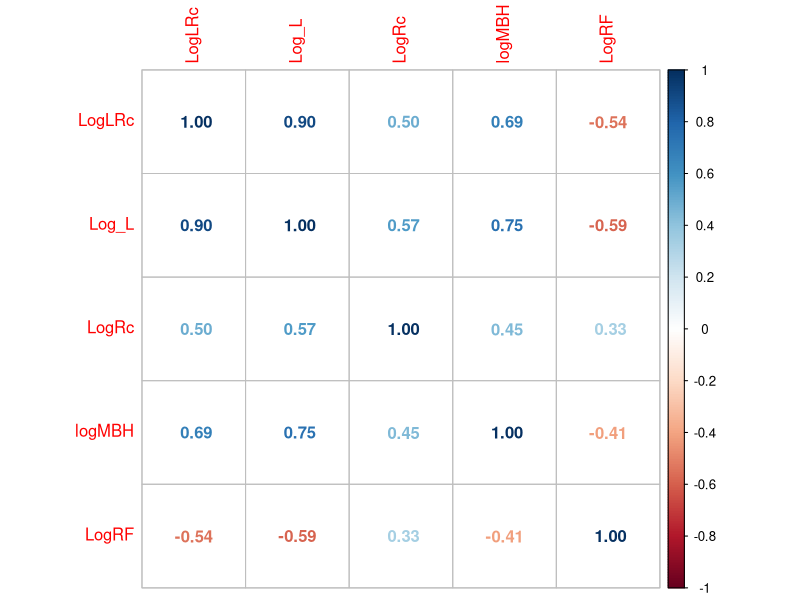

Write R code to recreate this figure. (Note: this script raises an error after producing the figure.)
require(mclust)
require(magrittr)
require(dplyr)
require(corrplot)

# First data Sikora

Sikora_data <-read.csv("..//dataset/Sikora_M.csv")


# Correlation between parameters
M <-cor(Sikora_data[,c(1:5)])
corrplot(M, method="number")

# Caso 1, includindo Log_L, LcorrM, LogRF

dc1 <- Mclust(Sikora_data[,c("Log_L","LcorrM","LogRF")],modelName = "VVV")
plot(dc1)

# Second data

Kell_data <-read.csv("..//dataset/Kell_table.csv")

# Correlation between parameters
Kell_data <- Kell_data %>% select(.,-2) %>%
  mutate(.,VLA_6cm = log(VLA_6cm))

M2 <-cor(Kell_data[,-2])
corrplot(M2, method="number")

# Caso 1, includindo Log_L, LcorrM, LogRF

dc2 <- Mclust(Kell_data[,2:3],modelName = "VVV")
plot(dc2)

outlier <- boxplot.stats(Kell_data$I_Band)$out

nb <- NbClust(Sikora_data_cut , diss=NULL, distance = "euclidean", 
              min.nc=2, max.nc=5, method = "average", 
              index = "all", alphaBeale = 0.1)


clusters <- hclust(dist(Sikora_data_cut), method = 'average')
clusterCut <- cutree(clusters, 2)
plot(Sikora_data_cut,col=clusterCut)

plot(bdata2[,1:2],col=clusterCut)

x<- bdata$Log_L
y<- bdata$LogLRc
fit<-lm(y~x) 
summary(fit)

x2<- log10(10^bdata$LogLRc + 10^bdata$Log_L)
y2<- bdata$LogLRc
fit2<-lm(y2~x2) 
summary(fit2)


b0<-bdata$Log_L
b0[b0 > 0]<- 1


ggplot(iris, aes(Petal.Length, Petal.Width, color = iris$Species)) + 
  geom_point(alpha = 0.4, size = 3.5) + geom_point(col = clusterCut) + 
  scale_color_manual(values = c('black', 'red', 'green'))
